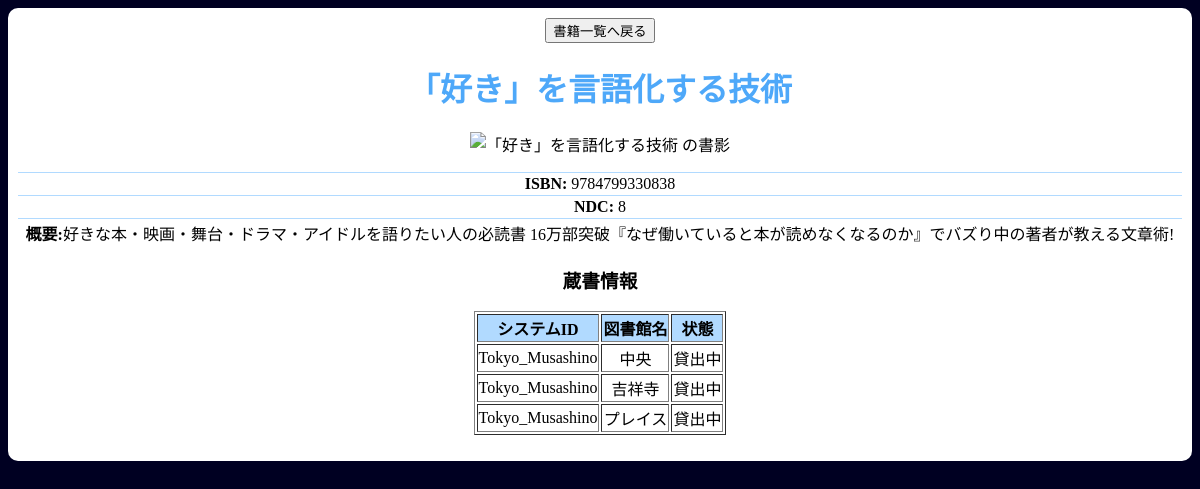
Screenshot of /book/9784799330838 with the database file from the repository.
### tables this page shows
CREATE TABLE books (
      id INTEGER PRIMARY KEY AUTOINCREMENT,
      isbn TEXT NOT NULL UNIQUE,
      title TEXT,
      ndc TEXT,
      description TEXT,
      image_path TEXT
    );

CREATE TABLE holdings (
      id INTEGER PRIMARY KEY AUTOINCREMENT,
      book_id INTEGER NOT NULL,
      system_id TEXT NOT NULL,
      library_name TEXT NOT NULL,
      status TEXT NOT NULL,
      UNIQUE(book_id, library_name),
      FOREIGN KEY(book_id) REFERENCES books(id)
    );

### app.py (the view)
@app.route("/book/<isbn>")
def book_by_isbn(isbn):
    data = get_book_detail(isbn)
    book = data["book"]
    holdings = data["holdings"]
    img_src = build_image_src(book["image_path"])
    return render_template("book.html", book=book, img_src=img_src, holdings=holdings)

### app.py (called while the page is built)
def get_book_detail(isbn: str):
    with sqlite3.connect(DB_PATH) as conn:
        conn.row_factory = sqlite3.Row
        book = conn.execute(
            "SELECT * FROM books WHERE isbn = ?", (isbn,)
        ).fetchone()
        holdings = conn.execute("""
            SELECT *
            FROM holdings
            WHERE holdings.book_id = ?
        """, (book["id"],)).fetchall()
        return {"book": book, "holdings": holdings}

def build_image_src(image_path: str | None) -> str | None:
    if not image_path:
        return url_for("serve_book_image", filename="default_image.jpg")
    p = image_path.replace("\\", "/").strip()
    if p.startswith("book_images/"):
        p = p.split("book_images/", 1)[1]
    return url_for("serve_book_image", filename=p)

### templates/book.html (shortened to what this page needs)
<!DOCTYPE html>
<html>
    <head>
        <link rel="stylesheet" href="{{ url_for('static', filename='css/book.css') }}">
    </head>
    <body>
        <div class="appframe">
            <div class="appframe_left">
                <button type="button" name="move_index" onclick="location.href='http://127.0.0.1:5000'">書籍一覧へ戻る</button>
                <h1>{{ book.title }}</h1>
                <img src="{{ img_src }}" alt="{{ book['title'] }} の書影" style="max-height:300px">
            </div>
            <div class="appframe_right">
                <ul>
                    <li><strong>ISBN:</strong> {{ book.isbn }}</li>
                    <li><strong>NDC:</strong> {{ book.ndc }}</li>
                    <li><strong>概要:</strong>{{ book.description }}</li>
                <ul>
                <h3>蔵書情報</h3>
                {% if holdings and holdings|length > 0 %}
                    <table border="1" style="margin:auto;">
                        <thead>
                        <tr bgcolor="#b1daff";">
                            <th>システムID</th>
                            <th>図書館名</th>
                            <th>状態</th>
                        </tr>
                        </thead>
                        <tbody>
                        {% for h in holdings %}
                            <tr>
                                <td>{{h.system_id}}</td>
                                <td>{{ h.library_name }}</td>
                                <td>{{ h.status }}</td>
                            </tr>
                        {% endfor %}
                        </tbody>
                    </table>
                    {% else %}
                    <p>この書籍の蔵書情報は登録されていません。</p>
                    {% endif %}
            </div>
        </div>
    </body>
</html>

### static/css/book.css (style rules this page uses)
h1 { color:#4ea8f9; }
body { text-align:center; background: #000022; }
.appframe { background:#ffffff; margin:auto; padding: 10px; border-radius: 10px; }
ul { list-style: none; padding: 0; }
li { border-top: solid 1px #b1daff; padding: 2px; cursor:pointer; }

### rows the page displays
books: title "「好き」を言語化する技術", isbn "9784799330838", ndc "8", description "好きな本・映画・舞台・ドラマ・アイドルを語りたい人の必読書 16万部突破『なぜ働いていると本が読めなくなるのか』でバズり中の著者が教える文章術!"
holdings: system_id "Tokyo_Musashino", library_name "中央", status "貸出中"
holdings: system_id "Tokyo_Musashino", library_name "吉祥寺", status "貸出中"
holdings: system_id "Tokyo_Musashino", library_name "プレイス", status "貸出中"
